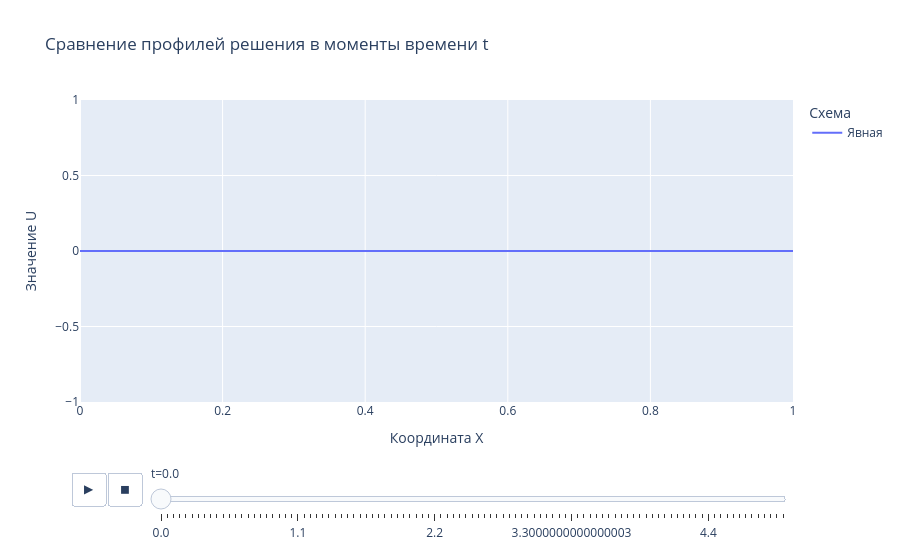

The notebook cell this image was saved under:
### Markdown cell above
# График

### Code cell
def prep_df(u: np.ndarray, name: str, x: np.ndarray, t: np.ndarray) -> pd.DataFrame:
    x_j, t_k = np.meshgrid(x, t, indexing='ij')
    return pd.DataFrame({
        'x': x_j.flatten(),
        't': t_k.flatten(),
        'u': u.flatten(),
        'Схема': name
    })

df = pd.concat([
    prep_df(u_numeric, "Явная", x, t),
])

fig = px.line(
    df, x="x", y="u", color="Схема", 
    animation_frame="t",
    title="Сравнение профилей решения в моменты времени t"
)

fig.update_layout(xaxis_title="Координата X", yaxis_title="Значение U")
fig.layout.updatemenus[0].buttons[0].args[1]['frame']['redraw'] = True
fig.update_yaxes(autorange=True)

fig.show()

### Figure 1 — Plotly figure (JSON) as saved in the notebook; plotly's stock layout.template omitted (floating-point values rounded to 4 significant figures)
{"data": [{"hovertemplate": "Схема=Явная<br>t=0.0<br>x=%{x}<br>u=%{y}<extra></extra>", "legendgroup": "Явная", "line": {"color": "#636efa", "dash": "solid"}, "marker": {"symbol": "circle"}, "mode": "lines", "name": "Явная", "orientation": "v", "showlegend": true, "type": "scatter", "x": [0.0, 0.1667, 0.3333, 0.5, 0.6667, 0.8333, 1.0], "xaxis": "x", "y": [0.0, 0.0, 0.0, 0.0, 0.0, 0.0, -0.0], "yaxis": "y"}], "layout": {"legend": {"title": {"text": "Схема"}, "tracegroupgap": 0}, "sliders": [{"active": 0, "currentvalue": {"prefix": "t="}, "len": 0.9, "pad": {"b": 10, "t": 60}, "steps": [{"args": [["0.0"], {"frame": {"duration": 0, "redraw": false}, "fromcurrent": true, "mode": "immediate", "transition": {"duration": 0, "easing": "linear"}}], "label": "0.0", "method": "animate"}, {"args": [["0.05"], {"frame": {"duration": 0, "redraw": false}, "fromcurrent": true, "mode": "immediate", "transition": {"duration": 0, "easing": "linear"}}], "label": "0.05", "method": "animate"}, {"args": [["0.1"], {"frame": {"duration": 0, "redraw": false}, "fromcurrent": true, "mode": "immediate", "transition": {"duration": 0, "easing": "linear"}}], "label": "0.1", "method": "animate"}, {"args": [["0.15000000000000002"], {"frame": {"duration": 0, "redraw": false}, "fromcurrent": true, "mode": "immediate", "transition": {"duration": 0, "easing": "linear"}}], "label": "0.15000000000000002", "method": "animate"}, {"args": [["0.2"], {"frame": {"duration": 0, "redraw": false}, "fromcurrent": true, "mode": "immediate", "transition": {"duration": 0, "easing": "linear"}}], "label": "0.2", "method": "animate"}, {"args": [["0.25"], {"frame": {"duration": 0, "redraw": false}, "fromcurrent": true, "mode": "immediate", "transition": {"duration": 0, "easing": "linear"}}], "label": "0.25", "method": "animate"}, {"args": [["0.30000000000000004"], {"frame": {"duration": 0, "redraw": false}, "fromcurrent": true, "mode": "immediate", "transition": {"duration": 0, "easing": "linear"}}], "label": "0.30000000000000004", "method": "animate"}, {"args": [["0.35000000000000003"], {"frame": {"duration": 0, "redraw": false}, "fromcurrent": true, "mode": "immediate", "transition": {"duration": 0, "easing": "linear"}}], "label": "0.35000000000000003", "method": "animate"}, {"args": [["0.4"], {"frame": {"duration": 0, "redraw": false}, "fromcurrent": true, "mode": "immediate", "transition": {"duration": 0, "easing": "linear"}}], "label": "0.4", "method": "animate"}, {"args": [["0.45"], {"frame": {"duration": 0, "redraw": false}, "fromcurrent": true, "mode": "immediate", "transition": {"duration": 0, "easing": "linear"}}], "label": "0.45", "method": "animate"}, {"args": [["0.5"], {"frame": {"duration": 0, "redraw": false}, "fromcurrent": true, "mode": "immediate", "transition": {"duration": 0, "easing": "linear"}}], "label": "0.5", "method": "animate"}, {"args": [["0.55"], {"frame": {"duration": 0, "redraw": false}, "fromcurrent": true, "mode": "immediate", "transition": {"duration": 0, "easing": "linear"}}], "label": "0.55", "method": "animate"}, {"args": [["0.6000000000000001"], {"frame": {"duration": 0, "redraw": false}, "fromcurrent": true, "mode": "immediate", "transition": {"duration": 0, "easing": "linear"}}], "label": "0.6000000000000001", "method": "animate"}, {"args": [["0.65"], {"frame": {"duration": 0, "redraw": false}, "fromcurrent": true, "mode": "immediate", "transition": {"duration": 0, "easing": "linear"}}], "label": "0.65", "method": "animate"}, {"args": [["0.7000000000000001"], {"frame": {"duration": 0, "redraw": false}, "fromcurrent": true, "mode": "immediate", "transition": {"duration": 0, "easing": "linear"}}], "label": "0.7000000000000001", "method": "animate"}, {"args": [["0.75"], {"frame": {"duration": 0, "redraw": false}, "fromcurrent": true, "mode": "immediate", "transition": {"duration": 0, "easing": "linear"}}], "label": "0.75", "method": "animate"}, {"args": [["0.8"], {"frame": {"duration": 0, "redraw": false}, "fromcurrent": true, "mode": "immediate", "transition": {"duration": 0, "easing": "linear"}}], "label": "0.8", "method": "animate"}, {"args": [["0.8500000000000001"], {"frame": {"duration": 0, "redraw": false}, "fromcurrent": true, "mode": "immediate", "transition": {"duration": 0, "easing": "linear"}}], "label": "0.8500000000000001", "method": "animate"}, {"args": [["0.9"], {"frame": {"duration": 0, "redraw": false}, "fromcurrent": true, "mode": "immediate", "transition": {"duration": 0, "easing": "linear"}}], "label": "0.9", "method": "animate"}, {"args": [["0.9500000000000001"], {"frame": {"duration": 0, "redraw": false}, "fromcurrent": true, "mode": "immediate", "transition": {"duration": 0, "easing": "linear"}}], "label": "0.9500000000000001", "method": "animate"}, {"args": [["1.0"], {"frame": {"duration": 0, "redraw": false}, "fromcurrent": true, "mode": "immediate", "transition": {"duration": 0, "easing": "linear"}}], "label": "1.0", "method": "animate"}, {"args": [["1.05"], {"frame": {"duration": 0, "redraw": false}, "fromcurrent": true, "mode": "immediate", "transition": {"duration": 0, "easing": "linear"}}], "label": "1.05", "method": "animate"}, {"args": [["1.1"], {"frame": {"duration": 0, "redraw": false}, "fromcurrent": true, "mode": "immediate", "transition": {"duration": 0, "easing": "linear"}}], "label": "1.1", "method": "animate"}, {"args": [["1.1500000000000001"], {"frame": {"duration": 0, "redraw": false}, "fromcurrent": true, "mode": "immediate", "transition": {"duration": 0, "easing": "linear"}}], "label": "1.1500000000000001", "method": "animate"}, {"args": [["1.2000000000000002"], {"frame": {"duration": 0, "redraw": false}, "fromcurrent": true, "mode": "immediate", "transition": {"duration": 0, "easing": "linear"}}], "label": "1.2000000000000002", "method": "animate"}, {"args": [["1.25"], {"frame": {"duration": 0, "redraw": false}, "fromcurrent": true, "mode": "immediate", "transition": {"duration": 0, "easing": "linear"}}], "label": "1.25", "method": "animate"}, {"args": [["1.3"], {"frame": {"duration": 0, "redraw": false}, "fromcurrent": true, "mode": "immediate", "transition": {"duration": 0, "easing": "linear"}}], "label": "1.3", "method": "animate"}, {"args": [["1.35"], {"frame": {"duration": 0, "redraw": false}, "fromcurrent": true, "mode": "immediate", "transition": {"duration": 0, "easing": "linear"}}], "label": "1.35", "method": "animate"}, {"args": [["1.4000000000000001"], {"frame": {"duration": 0, "redraw": false}, "fromcurrent": true, "mode": "immediate", "transition": {"duration": 0, "easing": "linear"}}], "label": "1.4000000000000001", "method": "animate"}, {"args": [["1.4500000000000002"], {"frame": {"duration": 0, "redraw": false}, "fromcurrent": true, "mode": "immediate", "transition": {"duration": 0, "easing": "linear"}}], "label": "1.4500000000000002", "method": "animate"}, {"args": [["1.5"], {"frame": {"duration": 0, "redraw": false}, "fromcurrent": true, "mode": "immediate", "transition": {"duration": 0, "easing": "linear"}}], "label": "1.5", "method": "animate"}, {"args": [["1.55"], {"frame": {"duration": 0, "redraw": false}, "fromcurrent": true, "mode": "immediate", "transition": {"duration": 0, "easing": "linear"}}], "label": "1.55", "method": "animate"}, {"args": [["1.6"], {"frame": {"duration": 0, "redraw": false}, "fromcurrent": true, "mode": "immediate", "transition": {"duration": 0, "easing": "linear"}}], "label": "1.6", "method": "animate"}, {"args": [["1.6500000000000001"], {"frame": {"duration": 0, "redraw": false}, "fromcurrent": true, "mode": "immediate", "transition": {"duration": 0, "easing": "linear"}}], "label": "1.6500000000000001", "method": "animate"}, {"args": [["1.7000000000000002"], {"frame": {"duration": 0, "redraw": false}, "fromcurrent": true, "mode": "immediate", "transition": {"duration": 0, "easing": "linear"}}], "label": "1.7000000000000002", "method": "animate"}, {"args": [["1.75"], {"frame": {"duration": 0, "redraw": false}, "fromcurrent": true, "mode": "immediate", "transition": {"duration": 0, "easing": "linear"}}], "label": "1.75", "method": "animate"}, {"args": [["1.8"], {"frame": {"duration": 0, "redraw": false}, "fromcurrent": true, "mode": "immediate", "transition": {"duration": 0, "easing": "linear"}}], "label": "1.8", "method": "animate"}, {"args": [["1.85"], {"frame": {"duration": 0, "redraw": false}, "fromcurrent": true, "mode": "immediate", "transition": {"duration": 0, "easing": "linear"}}], "label": "1.85", "method": "animate"}, {"args": [["1.9000000000000001"], {"frame": {"duration": 0, "redraw": false}, "fromcurrent": true, "mode": "immediate", "transition": {"duration": 0, "easing": "linear"}}], "label": "1.9000000000000001", "method": "animate"}, {"args": [["1.9500000000000002"], {"frame": {"duration": 0, "redraw": false}, "fromcurrent": true, "mode": "immediate", "transition": {"duration": 0, "easing": "linear"}}], "label": "1.9500000000000002", "method": "animate"}, {"args": [["2.0"], {"frame": {"duration": 0, "redraw": false}, "fromcurrent": true, "mode": "immediate", "transition": {"duration": 0, "easing": "linear"}}], "label": "2.0", "method": "animate"}, {"args": [["2.0500000000000003"], {"frame": {"duration": 0, "redraw": false}, "fromcurrent": true, "mode": "immediate", "transition": {"duration": 0, "easing": "linear"}}], "label": "2.0500000000000003", "method": "animate"}, {"args": [["2.1"], {"frame": {"duration": 0, "redraw": false}, "fromcurrent": true, "mode": "immediate", "transition": {"duration": 0, "easing": "linear"}}], "label": "2.1", "method": "animate"}, {"args": [["2.15"], {"frame": {"duration": 0, "redraw": false}, "fromcurrent": true, "mode": "immediate", "transition": {"duration": 0, "easing": "linear"}}], "label": "2.15", "method": "animate"}, {"args": [["2.2"], {"frame": {"duration": 0, "redraw": false}, "fromcurrent": true, "mode": "immediate", "transition": {"duration": 0, "easing": "linear"}}], "label": "2.2", "method": "animate"}, {"args": [["2.25"], {"frame": {"duration": 0, "redraw": false}, "fromcurrent": true, "mode": "immediate", "transition": {"duration": 0, "easing": "linear"}}], "label": "2.25", "method": "animate"}, {"args": [["2.3000000000000003"], {"frame": {"duration": 0, "redraw": false}, "fromcurrent": true, "mode": "immediate", "transition": {"duration": 0, "easing": "linear"}}], "label": "2.3000000000000003", "method": "animate"}, {"args": [["2.35"], {"frame": {"duration": 0, "redraw": false}, "fromcurrent": true, "mode": "immediate", "transition": {"duration": 0, "easing": "linear"}}], "label": "2.35", "method": "animate"}, {"args": [["2.4000000000000004"], {"frame": {"duration": 0, "redraw": false}, "fromcurrent": true, "mode": "immediate", "transition": {"duration": 0, "easing": "linear"}}], "label": "2.4000000000000004", "method": "animate"}, {"args": [["2.45"], {"frame": {"duration": 0, "redraw": false}, "fromcurrent": true, "mode": "immediate", "transition": {"duration": 0, "easing": "linear"}}], "label": "2.45", "method": "animate"}, {"args": [["2.5"], {"frame": {"duration": 0, "redraw": false}, "fromcurrent": true, "mode": "immediate", "transition": {"duration": 0, "easing": "linear"}}], "label": "2.5", "method": "animate"}, {"args": [["2.5500000000000003"], {"frame": {"duration": 0, "redraw": false}, "fromcurrent": true, "mode": "immediate", "transition": {"duration": 0, "easing": "linear"}}], "label": "2.5500000000000003", "method": "animate"}, {"args": [["2.6"], {"frame": {"duration": 0, "redraw": false}, "fromcurrent": true, "mode": "immediate", "transition": {"duration": 0, "easing": "linear"}}], "label": "2.6", "method": "animate"}, {"args": [["2.6500000000000004"], {"frame": {"duration": 0, "redraw": false}, "fromcurrent": true, "mode": "immediate", "transition": {"duration": 0, "easing": "linear"}}], "label": "2.6500000000000004", "method": "animate"}, {"args": [["2.7"], {"frame": {"duration": 0, "redraw": false}, "fromcurrent": true, "mode": "immediate", "transition": {"duration": 0, "easing": "linear"}}], "label": "2.7", "method": "animate"}, {"args": [["2.75"], {"frame": {"duration": 0, "redraw": false}, "fromcurrent": true, "mode": "immediate", "transition": {"duration": 0, "easing": "linear"}}], "label": "2.75", "method": "animate"}, {"args": [["2.8000000000000003"], {"frame": {"duration": 0, "redraw": false}, "fromcurrent": true, "mode": "immediate", "transition": {"duration": 0, "easing": "linear"}}], "label": "2.8000000000000003", "method": "animate"}, {"args": [["2.85"], {"frame": {"duration": 0, "redraw": false}, "fromcurrent": true, "mode": "immediate", "transition": {"duration": 0, "easing": "linear"}}], "label": "2.85", "method": "animate"}, {"args": [["2.9000000000000004"], {"frame": {"duration": 0, "redraw": false}, "fromcurrent": true, "mode": "immediate", "transition": {"duration": 0, "easing": "linear"}}], "label": "2.9000000000000004", "method": "animate"}, {"args": [["2.95"], {"frame": {"duration": 0, "redraw": false}, "fromcurrent": true, "mode": "immediate", "transition": {"duration": 0, "easing": "linear"}}], "label": "2.95", "method": "animate"}, {"args": [["3.0"], {"frame": {"duration": 0, "redraw": false}, "fromcurrent": true, "mode": "immediate", "transition": {"duration": 0, "easing": "linear"}}], "label": "3.0", "method": "animate"}, {"args": [["3.0500000000000003"], {"frame": {"duration": 0, "redraw": false}, "fromcurrent": true, "mode": "immediate", "transition": {"duration": 0, "easing": "linear"}}], "label": "3.0500000000000003", "method": "animate"}, {"args": [["3.1"], {"frame": {"duration": 0, "redraw": false}, "fromcurrent": true, "mode": "immediate", "transition": {"duration": 0, "easing": "linear"}}], "label": "3.1", "method": "animate"}, {"args": [["3.1500000000000004"], {"frame": {"duration": 0, "redraw": false}, "fromcurrent": true, "mode": "immediate", "transition": {"duration": 0, "easing": "linear"}}], "label": "3.1500000000000004", "method": "animate"}, {"args": [["3.2"], {"frame": {"duration": 0, "redraw": false}, "fromcurrent": true, "mode": "immediate", "transition": {"duration": 0, "easing": "linear"}}], "label": "3.2", "method": "animate"}, {"args": [["3.25"], {"frame": {"duration": 0, "redraw": false}, "fromcurrent": true, "mode": "immediate", "transition": {"duration": 0, "easing": "linear"}}], "label": "3.25", "method": "animate"}, {"args": [["3.3000000000000003"], {"frame": {"duration": 0, "redraw": false}, "fromcurrent": true, "mode": "immediate", "transition": {"duration": 0, "easing": "linear"}}], "label": "3.3000000000000003", "method": "animate"}, {"args": [["3.35"], {"frame": {"duration": 0, "redraw": false}, "fromcurrent": true, "mode": "immediate", "transition": {"duration": 0, "easing": "linear"}}], "label": "3.35", "method": "animate"}, {"args": [["3.4000000000000004"], {"frame": {"duration": 0, "redraw": false}, "fromcurrent": true, "mode": "immediate", "transition": {"duration": 0, "easing": "linear"}}], "label": "3.4000000000000004", "method": "animate"}, {"args": [["3.45"], {"frame": {"duration": 0, "redraw": false}, "fromcurrent": true, "mode": "immediate", "transition": {"duration": 0, "easing": "linear"}}], "label": "3.45", "method": "animate"}, {"args": [["3.5"], {"frame": {"duration": 0, "redraw": false}, "fromcurrent": true, "mode": "immediate", "transition": {"duration": 0, "easing": "linear"}}], "label": "3.5", "method": "animate"}, {"args": [["3.5500000000000003"], {"frame": {"duration": 0, "redraw": false}, "fromcurrent": true, "mode": "immediate", "transition": {"duration": 0, "easing": "linear"}}], "label": "3.5500000000000003", "method": "animate"}, {"args": [["3.6"], {"frame": {"duration": 0, "redraw": false}, "fromcurrent": true, "mode": "immediate", "transition": {"duration": 0, "easing": "linear"}}], "label": "3.6", "method": "animate"}, {"args": [["3.6500000000000004"], {"frame": {"duration": 0, "redraw": false}, "fromcurrent": true, "mode": "immediate", "transition": {"duration": 0, "easing": "linear"}}], "label": "3.6500000000000004", "method": "animate"}, {"args": [["3.7"], {"frame": {"duration": 0, "redraw": false}, "fromcurrent": true, "mode": "immediate", "transition": {"duration": 0, "easing": "linear"}}], "label": "3.7", "method": "animate"}, {"args": [["3.75"], {"frame": {"duration": 0, "redraw": false}, "fromcurrent": true, "mode": "immediate", "transition": {"duration": 0, "easing": "linear"}}], "label": "3.75", "method": "animate"}, {"args": [["3.8000000000000003"], {"frame": {"duration": 0, "redraw": false}, "fromcurrent": true, "mode": "immediate", "transition": {"duration": 0, "easing": "linear"}}], "label": "3.8000000000000003", "method": "animate"}, {"args": [["3.85"], {"frame": {"duration": 0, "redraw": false}, "fromcurrent": true, "mode": "immediate", "transition": {"duration": 0, "easing": "linear"}}], "label": "3.85", "method": "animate"}, {"args": [["3.9000000000000004"], {"frame": {"duration": 0, "redraw": false}, "fromcurrent": true, "mode": "immediate", "transition": {"duration": 0, "easing": "linear"}}], "label": "3.9000000000000004", "method": "animate"}, {"args": [["3.95"], {"frame": {"duration": 0, "redraw": false}, "fromcurrent": true, "mode": "immediate", "transition": {"duration": 0, "easing": "linear"}}], "label": "3.95", "method": "animate"}, {"args": [["4.0"], {"frame": {"duration": 0, "redraw": false}, "fromcurrent": true, "mode": "immediate", "transition": {"duration": 0, "easing": "linear"}}], "label": "4.0", "method": "animate"}, {"args": [["4.05"], {"frame": {"duration": 0, "redraw": false}, "fromcurrent": true, "mode": "immediate", "transition": {"duration": 0, "easing": "linear"}}], "label": "4.05", "method": "animate"}, {"args": [["4.1000000000000005"], {"frame": {"duration": 0, "redraw": false}, "fromcurrent": true, "mode": "immediate", "transition": {"duration": 0, "easing": "linear"}}], "label": "4.1000000000000005", "method": "animate"}, {"args": [["4.15"], {"frame": {"duration": 0, "redraw": false}, "fromcurrent": true, "mode": "immediate", "transition": {"duration": 0, "easing": "linear"}}], "label": "4.15", "method": "animate"}, {"args": [["4.2"], {"frame": {"duration": 0, "redraw": false}, "fromcurrent": true, "mode": "immediate", "transition": {"duration": 0, "easing": "linear"}}], "label": "4.2", "method": "animate"}, {"args": [["4.25"], {"frame": {"duration": 0, "redraw": false}, "fromcurrent": true, "mode": "immediate", "transition": {"duration": 0, "easing": "linear"}}], "label": "4.25", "method": "animate"}, {"args": [["4.3"], {"frame": {"duration": 0, "redraw": false}, "fromcurrent": true, "mode": "immediate", "transition": {"duration": 0, "easing": "linear"}}], "label": "4.3", "method": "animate"}, {"args": [["4.3500000000000005"], {"frame": {"duration": 0, "redraw": false}, "fromcurrent": true, "mode": "immediate", "transition": {"duration": 0, "easing": "linear"}}], "label": "4.3500000000000005", "method": "animate"}, {"args": [["4.4"], {"frame": {"duration": 0, "redraw": false}, "fromcurrent": true, "mode": "immediate", "transition": {"duration": 0, "easing": "linear"}}], "label": "4.4", "method": "animate"}, {"args": [["4.45"], {"frame": {"duration": 0, "redraw": false}, "fromcurrent": true, "mode": "immediate", "transition": {"duration": 0, "easing": "linear"}}], "label": "4.45", "method": "animate"}, {"args": [["4.5"], {"frame": {"duration": 0, "redraw": false}, "fromcurrent": true, "mode": "immediate", "transition": {"duration": 0, "easing": "linear"}}], "label": "4.5", "method": "animate"}, {"args": [["4.55"], {"frame": {"duration": 0, "redraw": false}, "fromcurrent": true, "mode": "immediate", "transition": {"duration": 0, "easing": "linear"}}], "label": "4.55", "method": "animate"}, {"args": [["4.6000000000000005"], {"frame": {"duration": 0, "redraw": false}, "fromcurrent": true, "mode": "immediate", "transition": {"duration": 0, "easing": "linear"}}], "label": "4.6000000000000005", "method": "animate"}, {"args": [["4.65"], {"frame": {"duration": 0, "redraw": false}, "fromcurrent": true, "mode": "immediate", "transition": {"duration": 0, "easing": "linear"}}], "label": "4.65", "method": "animate"}, {"args": [["4.7"], {"frame": {"duration": 0, "redraw": false}, "fromcurrent": true, "mode": "immediate", "transition": {"duration": 0, "easing": "linear"}}], "label": "4.7", "method": "animate"}, {"args": [["4.75"], {"frame": {"duration": 0, "redraw": false}, "fromcurrent": true, "mode": "immediate", "transition": {"duration": 0, "easing": "linear"}}], "label": "4.75", "method": "animate"}, {"args": [["4.800000000000001"], {"frame": {"duration": 0, "redraw": false}, "fromcurrent": true, "mode": "immediate", "transition": {"duration": 0, "easing": "linear"}}], "label": "4.800000000000001", "method": "animate"}, {"args": [["4.8500000000000005"], {"frame": {"duration": 0, "redraw": false}, "fromcurrent": true, "mode": "immediate", "transition": {"duration": 0, "easing": "linear"}}], "label": "4.8500000000000005", "method": "animate"}, {"args": [["4.9"], {"frame": {"duration": 0, "redraw": false}, "fromcurrent": true, "mode": "immediate", "transition": {"duration": 0, "easing": "linear"}}], "label": "4.9", "method": "animate"}, {"args": [["4.95"], {"frame": {"duration": 0, "redraw": false}, "fromcurrent": true, "mode": "immediate", "transition": {"duration": 0, "easing": "linear"}}], "label": "4.95", "method": "animate"}, {"args": [["5.0"], {"frame": {"duration": 0, "redraw": false}, "fromcurrent": true, "mode": "immediate", "transition": {"duration": 0, "easing": "linear"}}], "label": "5.0", "method": "animate"}], "x": 0.1, "xanchor": "left", "y": 0, "yanchor": "top"}], "title": {"text": "Сравнение профилей решения в моменты времени t"}, "updatemenus": [{"buttons": [{"args": [null, {"frame": {"duration": 500, "redraw": true}, "fromcurrent": true, "mode": "immediate", "transition": {"duration": 500, "easing": "linear"}}], "label": "&#9654;", "method": "animate"}, {"args": [[null], {"frame": {"duration": 0, "redraw": false}, "fromcurrent": true, "mode": "immediate", "transition": {"duration": 0, "easing": "linear"}}], "label": "&#9724;", "method": "animate"}], "direction": "left", "pad": {"r": 10, "t": 70}, "showactive": false, "type": "buttons", "x": 0.1, "xanchor": "right", "y": 0, "yanchor": "top"}], "xaxis": {"anchor": "y", "domain": [0, 1], "title": {"text": "Координата X"}}, "yaxis": {"anchor": "x", "autorange": true, "domain": [0, 1], "title": {"text": "Значение U"}}}}
